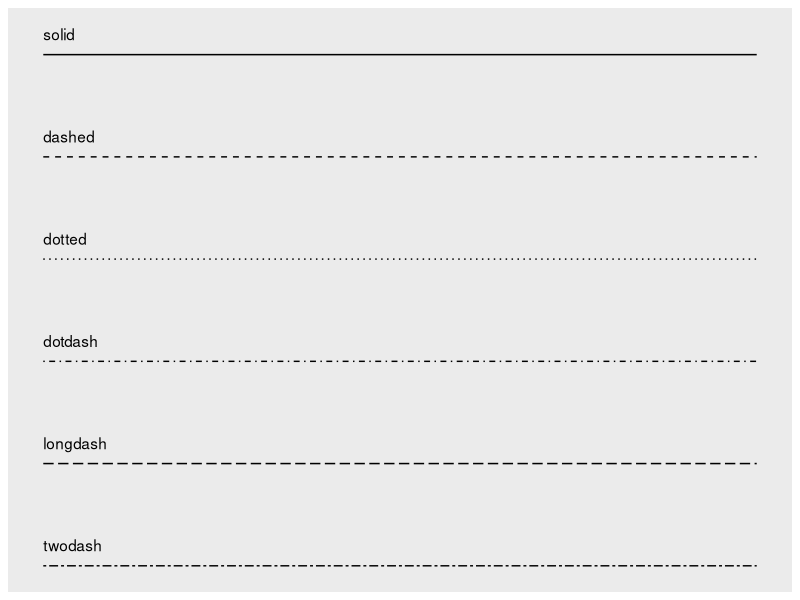
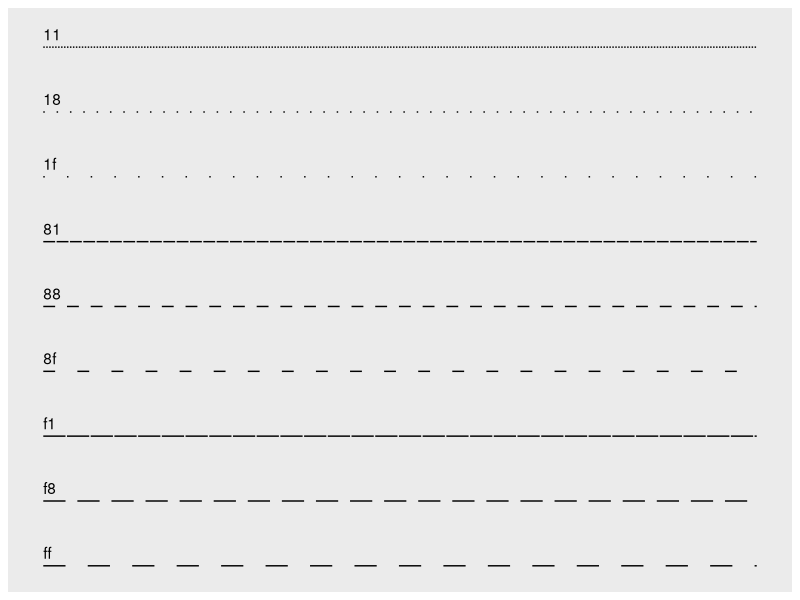
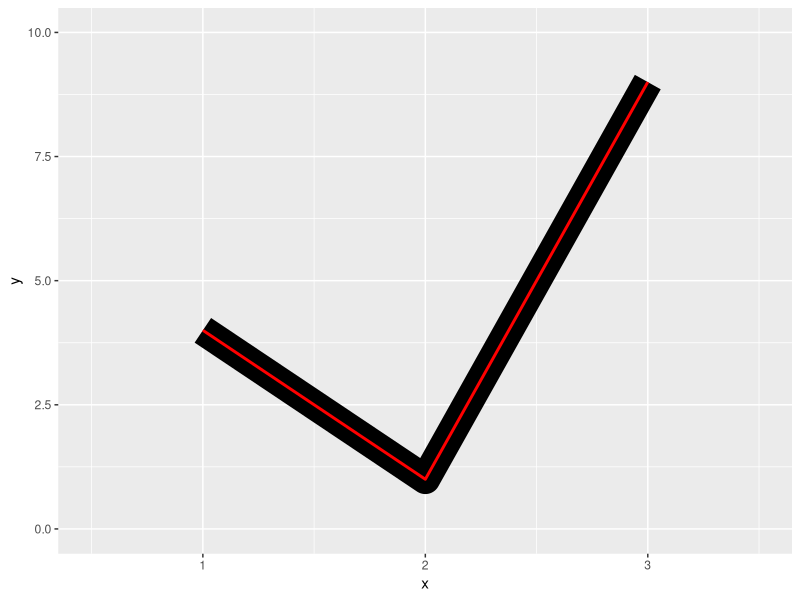
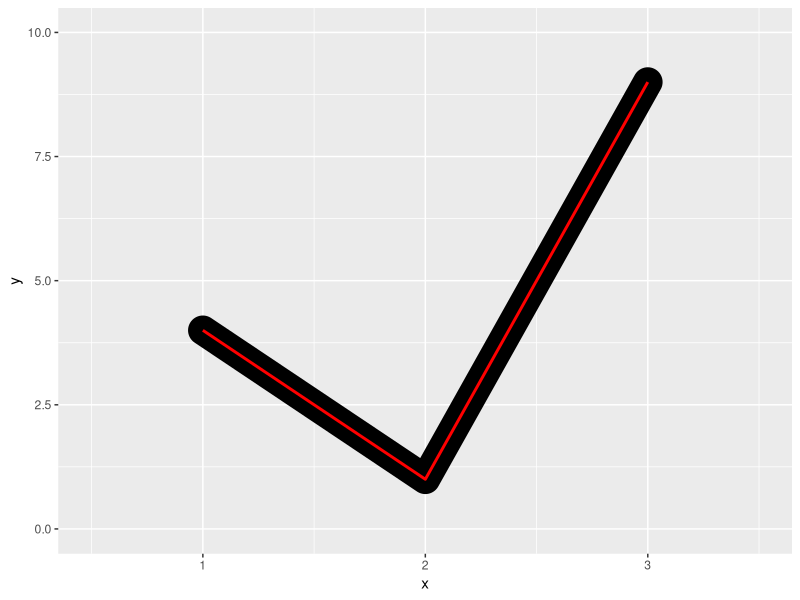
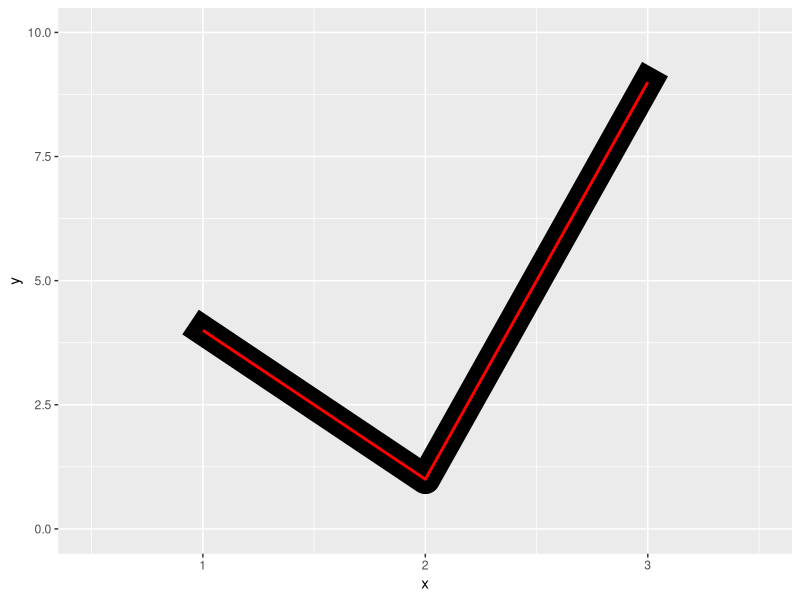
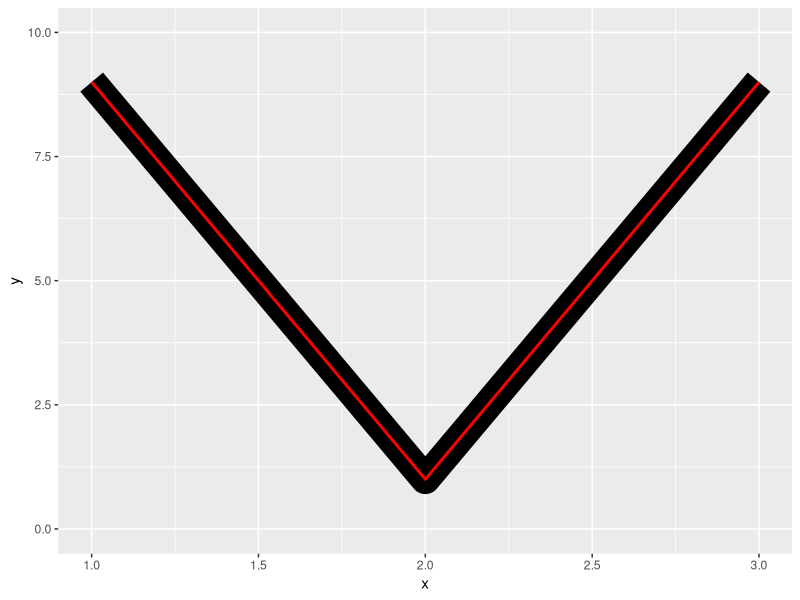
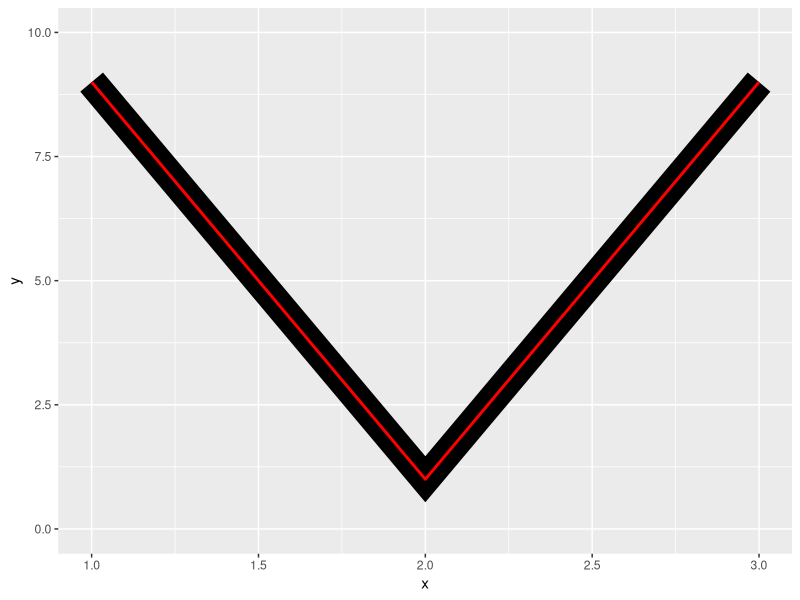
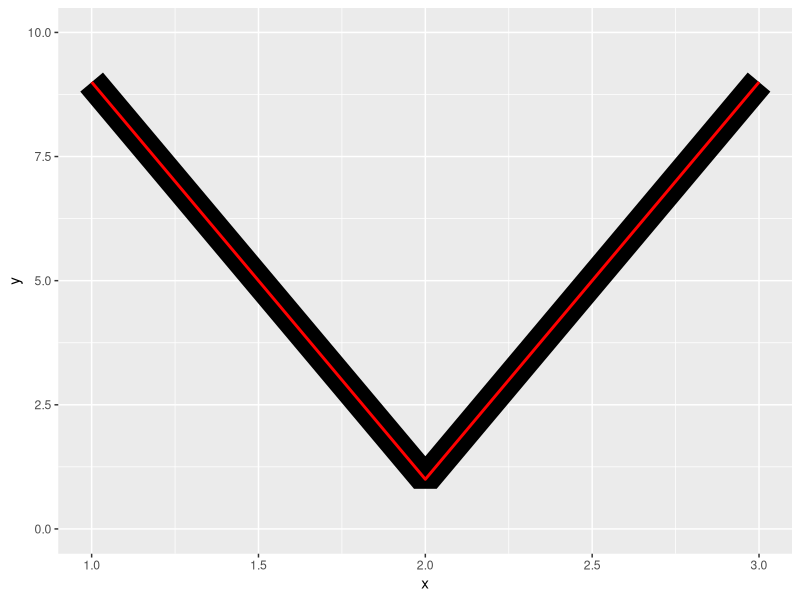

Write R code to recreate these figures, in order.
#!/usr/bin/r

# elements options max
e2 <- max(512, na.rm = FALSE) 
# length options view
e3 <- length(2L)
# index x view
e4 <- Indometh


## ---- include = FALSE---------------------------------------------------------
library(ggplot2)
knitr::opts_chunk$set(fig.dpi = 96, collapse = TRUE, comment = "#>")

## -----------------------------------------------------------------------------
munsell::mnsl("5PB 5/10")

## -----------------------------------------------------------------------------
lty <- c("solid", "dashed", "dotted", "dotdash", "longdash", "twodash")
linetypes <- data.frame(
  y = seq_along(lty),
  lty = lty
) 
ggplot(linetypes, aes(0, y)) + 
  geom_segment(aes(xend = 5, yend = y, linetype = lty)) + 
  scale_linetype_identity() + 
  geom_text(aes(label = lty), hjust = 0, nudge_y = 0.2) +
  scale_x_continuous(NULL, breaks = NULL) + 
  scale_y_reverse(NULL, breaks = NULL)

## -----------------------------------------------------------------------------
lty <- c("11", "18", "1f", "81", "88", "8f", "f1", "f8", "ff")
linetypes <- data.frame(
  y = seq_along(lty),
  lty = lty
) 
ggplot(linetypes, aes(0, y)) + 
  geom_segment(aes(xend = 5, yend = y, linetype = lty)) + 
  scale_linetype_identity() + 
  geom_text(aes(label = lty), hjust = 0, nudge_y = 0.2) +
  scale_x_continuous(NULL, breaks = NULL) + 
  scale_y_reverse(NULL, breaks = NULL)

## ---- out.width = "30%", fig.show = "hold"------------------------------------
df <- data.frame(x = 1:3, y = c(4, 1, 9))
base <- ggplot(df, aes(x, y)) + xlim(0.5, 3.5) + ylim(0, 10)
base + 
  geom_path(linewidth = 10) + 
  geom_path(linewidth = 1, colour = "red")

base + 
  geom_path(linewidth = 10, lineend = "round") + 
  geom_path(linewidth = 1, colour = "red")

base + 
  geom_path(linewidth = 10, lineend = "square") + 
  geom_path(linewidth = 1, colour = "red")

## ---- out.width = "30%", fig.show = "hold"------------------------------------
df <- data.frame(x = 1:3, y = c(9, 1, 9))
base <- ggplot(df, aes(x, y)) + ylim(0, 10)
base + 
  geom_path(linewidth = 10) + 
  geom_path(linewidth = 1, colour = "red")

base + 
  geom_path(linewidth = 10, linejoin = "mitre") + 
  geom_path(linewidth = 1, colour = "red")

base + 
  geom_path(linewidth = 10, linejoin = "bevel") + 
  geom_path(linewidth = 1, colour = "red")

## -----------------------------------------------------------------------------
shapes <- data.frame(
  shape = c(0:19, 22, 21, 24, 23, 20),
  x = 0:24 %/% 5,
  y = -(0:24 %% 5)
)
ggplot(shapes, aes(x, y)) + 
  geom_point(aes(shape = shape), size = 5, fill = "red") +
  geom_text(aes(label = shape), hjust = 0, nudge_x = 0.15) +
  scale_shape_identity() +
  expand_limits(x = 4.1) +
  theme_void()

## ----out.width = "90%", fig.asp = 0.4, fig.width = 8--------------------------
shape_names <- c(
  "circle", paste("circle", c("open", "filled", "cross", "plus", "small")), "bullet",
  "square", paste("square", c("open", "filled", "cross", "plus", "triangle")),
  "diamond", paste("diamond", c("open", "filled", "plus")),
  "triangle", paste("triangle", c("open", "filled", "square")),
  paste("triangle down", c("open", "filled")),
  "plus", "cross", "asterisk"
)

shapes <- data.frame(
  shape_names = shape_names,
  x = c(1:7, 1:6, 1:3, 5, 1:3, 6, 2:3, 1:3),
  y = -rep(1:6, c(7, 6, 4, 4, 2, 3))
)

ggplot(shapes, aes(x, y)) +
  geom_point(aes(shape = shape_names), fill = "red", size = 5) +
  geom_text(aes(label = shape_names), nudge_y = -0.3, size = 3.5) +
  scale_shape_identity() +
  theme_void()

## -----------------------------------------------------------------------------
sizes <- expand.grid(size = (0:3) * 2, stroke = (0:3) * 2)
ggplot(sizes, aes(size, stroke, size = size, stroke = stroke)) + 
  geom_abline(slope = -1, intercept = 6, colour = "white", linewidth = 6) + 
  geom_point(shape = 21, fill = "red") +
  scale_size_identity()

## -----------------------------------------------------------------------------
df <- data.frame(x = 1, y = 3:1, family = c("sans", "serif", "mono"))
ggplot(df, aes(x, y)) + 
  geom_text(aes(label = family, family = family))

## -----------------------------------------------------------------------------
df <- data.frame(x = 1:4, fontface = c("plain", "bold", "italic", "bold.italic"))
ggplot(df, aes(1, x)) + 
  geom_text(aes(label = fontface, fontface = fontface))

## -----------------------------------------------------------------------------
just <- expand.grid(hjust = c(0, 0.5, 1), vjust = c(0, 0.5, 1))
just$label <- paste0(just$hjust, ", ", just$vjust)

ggplot(just, aes(hjust, vjust)) +
  geom_point(colour = "grey70", size = 5) + 
  geom_text(aes(label = label, hjust = hjust, vjust = vjust))

